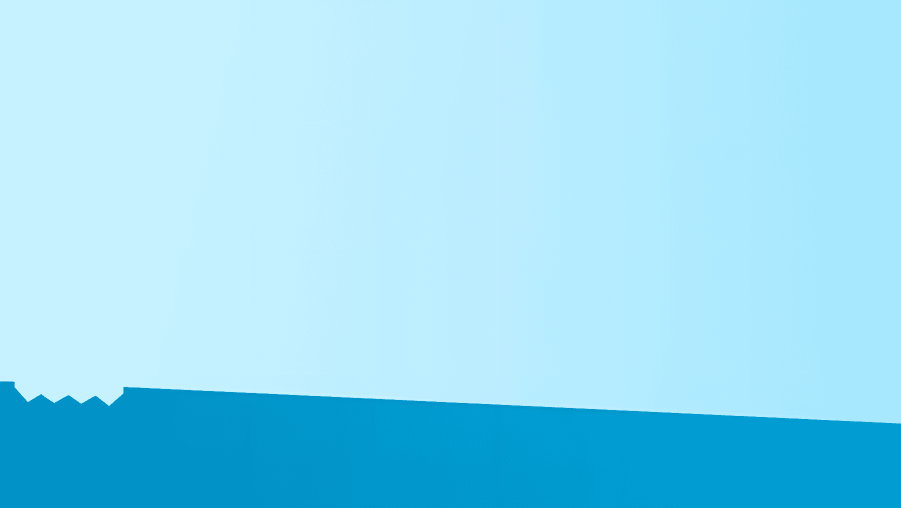
#> input picture myscripts/background1.png, 1802 x 1015 px, found by its file name (shown at 1/2 size)
$ python making_imgs.py
#> lines starting #> are read from the running program, lines starting #| are printed output that depends on the picture

#####################################################################################################################
import random  # Importing the random module for generating random numbers
from PIL import Image, ImageEnhance, ImageDraw  # Importing necessary classes from the PIL library for image processing
import os  # Importing the os module for interacting with the operating system
import shutil  # Importing the shutil module for file operations
from datetime import datetime

def randomize_factor(base_factor, variability=0.2, min_value=0.8):
    """
    Generate a random factor based on a base factor and a variability range.
    Ensures that the resulting factor does not lead to white or near-white pixels.

    :param base_factor: The base factor to start with.
    :param variability: The maximum amount of random variation (+/-) to apply.
    :param min_value: Minimum value to avoid high factors that result in white or near-white.
    :return: A randomly adjusted factor.
    """
    random_adjustment = random.uniform(-variability, variability)  # Generate a random adjustment within the variability range
    factor = base_factor + random_adjustment  # Calculate the new factor by adding the adjustment to the base factor
    return max(factor, min_value)  # Ensure the factor is not below the minimum value


def change_background_color_randomly(image_path, output_path, base_red_factor=1.0, base_green_factor=1.0, base_blue_factor=1.0, base_brightness_factor=1.0, variability=0.5):
    """
    Modify the background color by adjusting the RGB channels and brightness with added randomness.
    Ensures that the image does not become white or near-white.

    :param image_path: Path to the original background image.
    :param output_path: Path where the modified image will be saved.
    :param base_red_factor: Base multiplier for the red channel (1.0 means no change).
    :param base_green_factor: Base multiplier for the green channel (1.0 means no change).
    :param base_blue_factor: Base multiplier for the blue channel (1.0 means no change).
    :param base_brightness_factor: Base multiplier for brightness (1.0 means no change).
    :param variability: The maximum amount of random variation (+/-) to apply to each factor.
    """
#> called with image_path = 'G:/x/t2/background1.png', output_path = 'G:/x/t2/random_background.png', base_red_factor = 1, base_green_factor = 1, base_blue_factor = 1, base_brightness_factor = 1.1, variability = 0.3
    red_factor = randomize_factor(base_red_factor, variability)  # Randomize the red factor
    green_factor = randomize_factor(base_green_factor, variability)  # Randomize the green factor
    blue_factor = randomize_factor(base_blue_factor, variability)  # Randomize the blue factor
    brightness_factor = randomize_factor(base_brightness_factor, variability)  # Randomize the brightness factor

    image = Image.open(image_path).convert("RGB")  # Open the image and convert it to RGB mode
#> image is the input picture: PIL image 1802x1015 RGB; mean R, G, B 148, 219.9, 244.8

    r, g, b = image.split()  # Split the image into its red, green, and blue channels
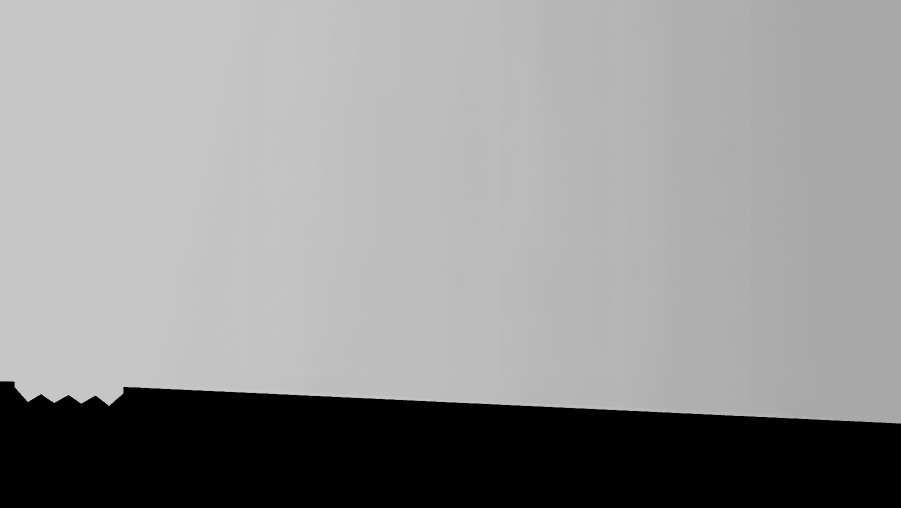
#> r: PIL image 1802x1015 L (shown at 1/2 size); min 1, max 198, mean 148
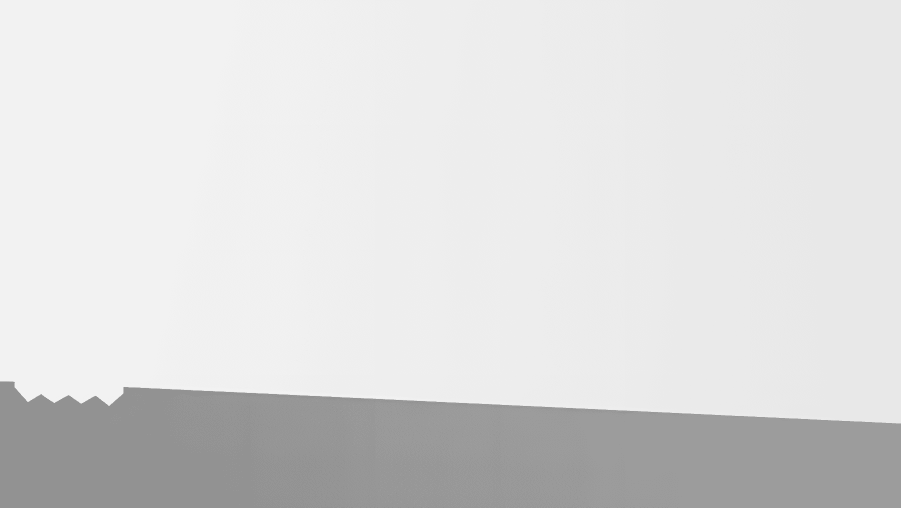
#> g: PIL image 1802x1015 L (shown at 1/2 size); min 146, max 242, mean 219.9
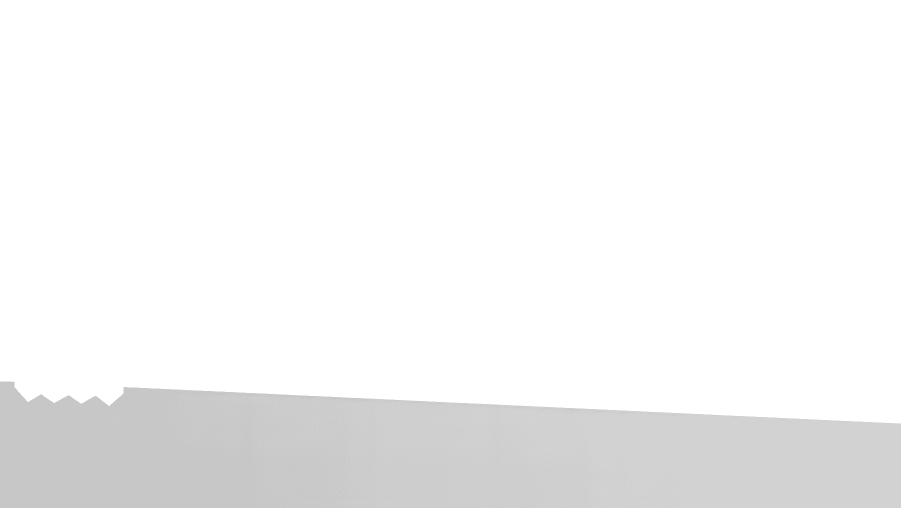
#> b: PIL image 1802x1015 L (shown at 1/2 size); min 199, max 255, mean 244.8

    r = r.point(lambda i: i * red_factor)  # Adjust the red channel
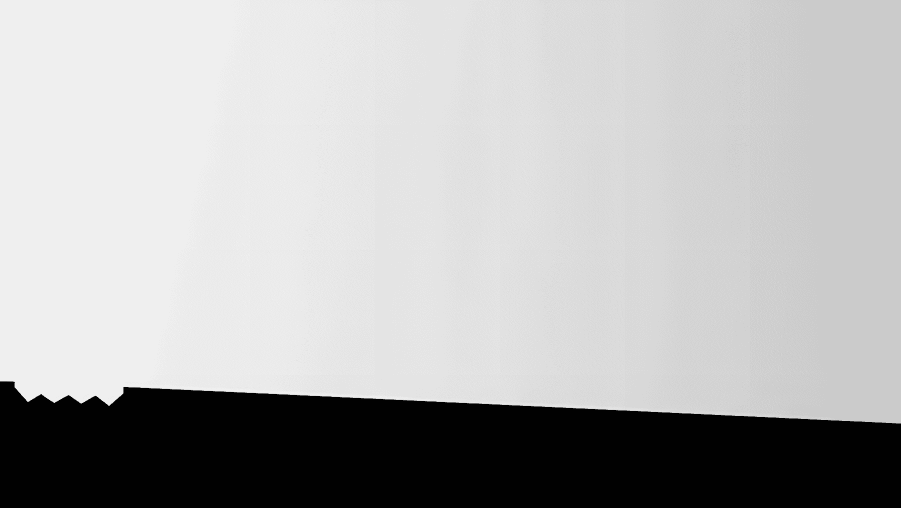
#> r: PIL image 1802x1015 L (shown at 1/2 size); min 1, max 239, mean 178.6
    g = g.point(lambda i: i * green_factor)  # Adjust the green channel
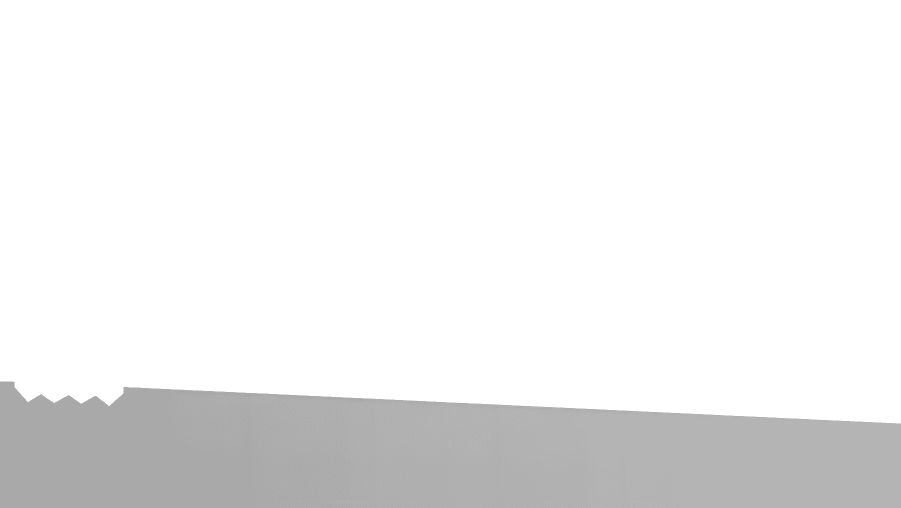
#> g: PIL image 1802x1015 L (shown at 1/2 size); min 169, max 255, mean 238.7
    b = b.point(lambda i: i * blue_factor)  # Adjust the blue channel

    modified_image = Image.merge("RGB", (r, g, b))  # Merge the adjusted channels back into an image
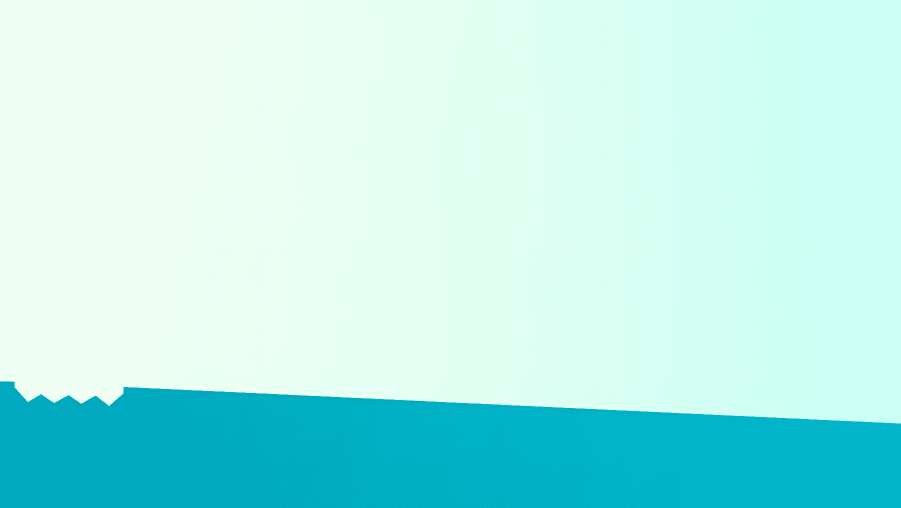
#> modified_image: PIL image 1802x1015 RGB (shown at 1/2 size); mean R, G, B 178.6, 238.7, 233.3

    if brightness_factor != 1.0:
        enhancer = ImageEnhance.Brightness(modified_image)  # Create a brightness enhancer
        modified_image = enhancer.enhance(brightness_factor)  # Adjust the brightness

    modified_image = ensure_no_white(modified_image)  # Ensure no white pixels in the image

    modified_image.save(output_path, format="PNG")  # Save the modified image


def ensure_no_white(image):
    """
    Adjust the image to ensure that no pixel is fully white or near-white.

    :param image: The PIL Image object to process.
    :return: The processed PIL Image object.
    """
    width, height = image.size  # Get the dimensions of the image
#> width = 1802; height = 1015
    pixels = image.load()  # Load the pixel data of the image

    for x in range(width):
        for y in range(height):
            r, g, b = pixels[x, y]  # Get the RGB values of the pixel
            if r > 240 and g > 240 and b > 240:  # Check if the pixel is near-white
                pixels[x, y] = (r - 30, g - 30, b - 30)  # Adjust the pixel to make it less white

    return image  # Return the adjusted image


def copy_and_rename_images(source_paths, destination_folder, prefix="Reobrix-"):
    """
    Copy images to a destination folder and rename them with a specified prefix.

    :param source_paths: List of paths to the source images.
    :param destination_folder: Path to the destination folder.
    :param prefix: Prefix to be added to the new file names.
    :return: List of new file paths.
    """
#> called with destination_folder = 'G:/x/t2/', prefix = 'Reobrix-'
    new_paths = []  # Initialize a list to store the new file paths

    os.makedirs(destination_folder, exist_ok=True)  # Create the destination folder if it doesn't exist

    for source_path in source_paths:
        original_filename = os.path.basename(source_path)  # Get the original file name
        file_name, file_extension = os.path.splitext(original_filename)  # Split the file name and extension

        new_filename = f"{prefix}{file_name}{file_extension}"  # Create the new file name with the prefix
        new_path = os.path.join(destination_folder, new_filename)  # Create the new file path

        shutil.copy2(source_path, new_path)  # Copy the file to the new path
        new_paths.append(new_path)  # Add the new path to the list

    return new_paths  # Return the list of new file paths


# [42 lines left out: functions calculate_square_frame, resize_and_rotate_overlay_image, not called in this run]


def overlay_images(background_path, overlay_path, output_path, scale_factor=0.8, size_fraction=0.5, position="left", angle=0, draw_border=False):
    """
    Overlay one image on top of another, with optional rotation, and save the result.

    :param background_path: Path to the background image.
    :param overlay_path: Path to the overlay image.
    :param output_path: Path where the resulting image will be saved.
    :param scale_factor: Fraction of the square size used to scale the overlay image.
    :param size_fraction: Fraction of the smaller side of the background used as the size of the square.
    :param position: Position of the square frame ("left" or "right").
    :param angle: Angle to rotate the overlay image (in degrees, counterclockwise).
    :param draw_border: Boolean indicating whether to draw a red border around the square frame.
    """
#> called with background_path = 'G:/x/t2/random_background.png', overlay_path = 'G:\\产品图\\22011\\PNG\\1.png', output_path = 'G:/x/t2/intermediate_image.png', scale_factor = 0.8, size_fraction = 0.8, position = 'left', angle = 0, draw_border = False
    background = Image.open(background_path).convert("RGBA")  # Open the background image and convert to RGBA mode
#> (the run stopped early here; a loop or call above may not have finished)
